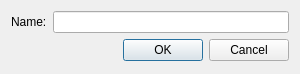
<?xml version="1.0" encoding="UTF-8"?>
<ui version="4.0">
 <class>DlgEditCountry</class>
 <widget class="QDialog" name="DlgEditCountry">
  <property name="geometry">
   <rect>
    <x>0</x>
    <y>0</y>
    <width>300</width>
    <height>74</height>
   </rect>
  </property>
  <property name="minimumSize">
   <size>
    <width>300</width>
    <height>0</height>
   </size>
  </property>
  <layout class="QVBoxLayout" name="verticalLayout">
   <item>
    <layout class="QHBoxLayout" name="HLayoutName">
     <item>
      <widget class="QLabel" name="LabelName">
       <property name="text">
        <string>Name:</string>
       </property>
      </widget>
     </item>
     <item>
      <widget class="QLineEdit" name="EditName"/>
     </item>
    </layout>
   </item>
   <item>
    <layout class="QHBoxLayout" name="HLayoutButtons">
     <item>
      <spacer name="HSpacerButtons">
       <property name="orientation">
        <enum>Qt::Horizontal</enum>
       </property>
       <property name="sizeHint" stdset="0">
        <size>
         <width>40</width>
         <height>20</height>
        </size>
       </property>
      </spacer>
     </item>
     <item>
      <widget class="QPushButton" name="ButtonOK">
       <property name="text">
        <string>OK</string>
       </property>
      </widget>
     </item>
     <item>
      <widget class="QPushButton" name="ButtonCancel">
       <property name="text">
        <string>Cancel</string>
       </property>
      </widget>
     </item>
    </layout>
   </item>
  </layout>
 </widget>
 <resources/>
 <connections/>
</ui>
